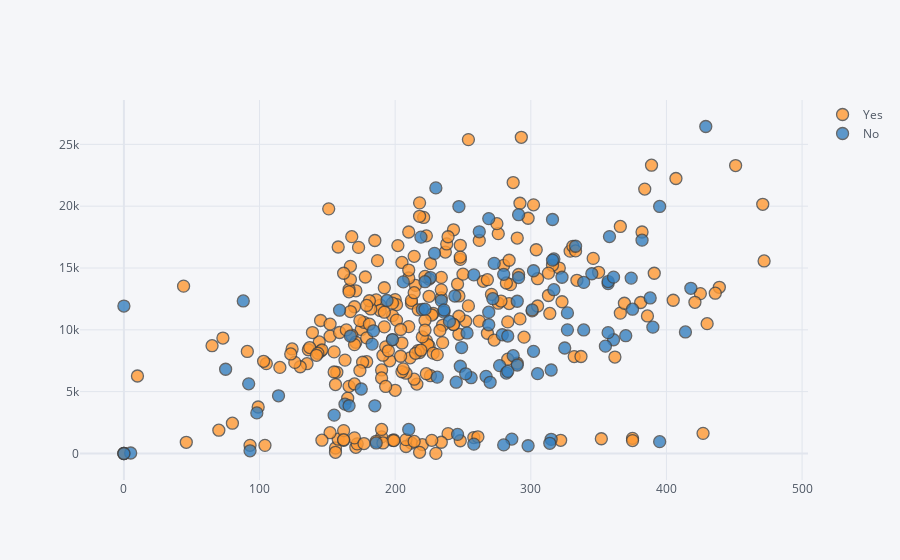
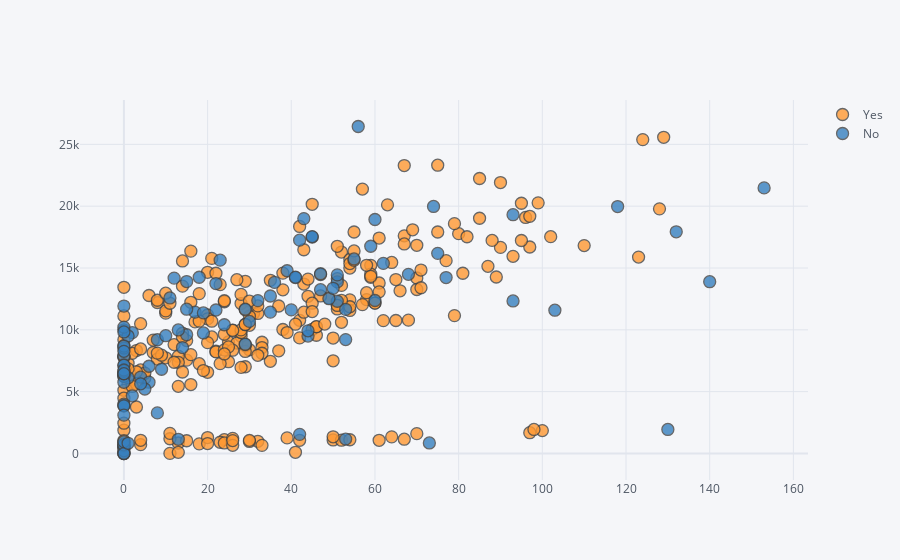
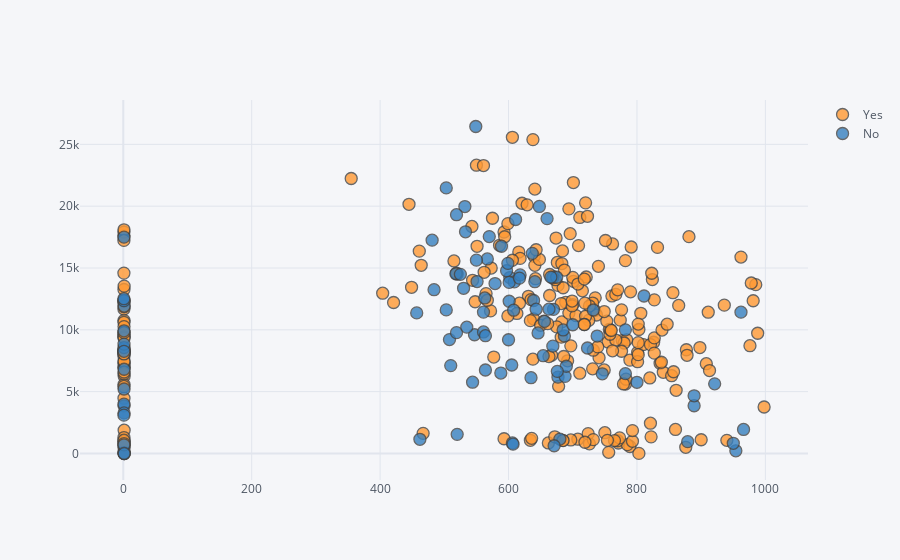

Here is the notebook cell these charts were saved with, in order:
### Code cell
for col in cols:
    fitbit.iplot(kind='scatter', x=col, y='Steps', categories='Work_or_Weekend')

### Figure 1 — Plotly figure (JSON) as saved in the notebook; plotly's stock layout.template omitted (floating-point values rounded to 4 significant figures; data arrays with more than 128 entries replaced by an {"elided": "..."} marker saying what was removed)
{"data": [{"marker": {"color": "rgba(255, 153, 51, 1.0)", "line": {"width": 1.3}, "opacity": 0.8, "size": 12, "symbol": "circle"}, "mode": "markers", "name": "Yes", "textfont": {"color": "#4D5663"}, "type": "scatter", "x": {"elided": "262 int values"}, "y": {"elided": "262 int values"}}, {"marker": {"color": "rgba(55, 128, 191, 1.0)", "line": {"width": 1.3}, "opacity": 0.8, "size": 12, "symbol": "circle"}, "mode": "markers", "name": "No", "textfont": {"color": "#4D5663"}, "type": "scatter", "x": [316, 226, 247, 186, 262, 222, 230, 269, 246, 210, 429, 88, 291, 229, 220, 290, 253, 317, 194, 258, 317, 286, 231, 301, 219, 245, 206, 236, 256, 267, 382, 345, 395, 0, 240, 287, 315, 361, 291, 185, 327, 270, 75, 163, 234, 175, 236, 269, 222, 302, 277, 166, 280, 198, 159, 167, 249, 98, 375, 258, 325, 244, 290, 248, 357, 316, 282, 252, 339, 272, 283, 183, 333, 279, 358, 5, 357, 298, 388, 273, 357, 374, 327, 93, 184, 283, 155, 280, 339, 0, 418, 315, 395, 114, 314, 355, 390, 92, 323, 302, 305, 269, 414, 361, 370], "y": [18925, 14228, 19971, 852, 17928, 13893, 21479, 18995, 1548, 1944, 26444, 12335, 19311, 16186, 11655, 12314, 9747, 15731, 12371, 758, 13247, 1166, 6174, 11614, 17497, 5765, 13877, 11433, 6129, 6238, 17252, 14537, 19977, 11924, 10681, 7907, 1148, 9199, 14226, 3858, 9998, 5757, 6813, 3991, 12364, 5216, 11603, 11429, 11672, 14777, 7107, 3862, 14489, 9212, 11587, 9499, 8568, 3284, 11671, 14444, 8531, 12738, 7157, 7055, 13742, 15636, 6504, 6444, 13837, 12517, 6643, 8846, 16759, 9602, 17541, 39, 9774, 626, 12578, 15373, 13907, 14183, 11371, 219, 9923, 9504, 3103, 696, 9992, 0, 13361, 6754, 957, 4667, 825, 8682, 10216, 5634, 14252, 8262, 6456, 10413, 9831, 14262, 9526]}], "layout": {"autosize": true, "legend": {"bgcolor": "#F5F6F9", "font": {"color": "#4D5663"}}, "paper_bgcolor": "#F5F6F9", "plot_bgcolor": "#F5F6F9", "title": {"font": {"color": "#4D5663"}}, "xaxis": {"autorange": true, "gridcolor": "#E1E5ED", "range": [-28.8, 500.8], "showgrid": true, "tickfont": {"color": "#4D5663"}, "title": {"font": {"color": "#4D5663"}, "text": ""}, "type": "linear", "zerolinecolor": "#E1E5ED"}, "yaxis": {"autorange": true, "gridcolor": "#E1E5ED", "range": [-2436.0, 28880.0], "showgrid": true, "tickfont": {"color": "#4D5663"}, "title": {"font": {"color": "#4D5663"}, "text": ""}, "type": "linear", "zerolinecolor": "#E1E5ED"}}}

### Figure 2 — Plotly figure (JSON) as saved in the notebook; plotly's stock layout.template omitted (floating-point values rounded to 4 significant figures; data arrays with more than 128 entries replaced by an {"elided": "..."} marker saying what was removed)
{"data": [{"marker": {"color": "rgba(255, 153, 51, 1.0)", "line": {"width": 1.3}, "opacity": 0.8, "size": 12, "symbol": "circle"}, "mode": "markers", "name": "Yes", "textfont": {"color": "#4D5663"}, "type": "scatter", "x": {"elided": "262 int values"}, "y": {"elided": "262 int values"}}, {"marker": {"color": "rgba(55, 128, 191, 1.0)", "line": {"width": 1.3}, "opacity": 0.8, "size": 12, "symbol": "circle"}, "mode": "markers", "name": "No", "textfont": {"color": "#4D5663"}, "type": "scatter", "x": [60, 77, 118, 73, 132, 140, 153, 43, 42, 130, 56, 93, 93, 75, 53, 51, 19, 55, 60, 0, 47, 53, 4, 40, 45, 6, 51, 35, 1, 0, 42, 47, 74, 0, 30, 0, 13, 8, 41, 0, 0, 0, 9, 0, 32, 5, 22, 17, 29, 39, 0, 0, 68, 53, 103, 44, 14, 8, 15, 51, 0, 35, 0, 6, 22, 23, 0, 0, 36, 49, 0, 29, 59, 15, 45, 0, 2, 0, 11, 62, 15, 12, 19, 0, 44, 1, 0, 0, 13, 0, 50, 0, 0, 2, 1, 0, 0, 4, 18, 0, 0, 24, 0, 41, 10], "y": [18925, 14228, 19971, 852, 17928, 13893, 21479, 18995, 1548, 1944, 26444, 12335, 19311, 16186, 11655, 12314, 9747, 15731, 12371, 758, 13247, 1166, 6174, 11614, 17497, 5765, 13877, 11433, 6129, 6238, 17252, 14537, 19977, 11924, 10681, 7907, 1148, 9199, 14226, 3858, 9998, 5757, 6813, 3991, 12364, 5216, 11603, 11429, 11672, 14777, 7107, 3862, 14489, 9212, 11587, 9499, 8568, 3284, 11671, 14444, 8531, 12738, 7157, 7055, 13742, 15636, 6504, 6444, 13837, 12517, 6643, 8846, 16759, 9602, 17541, 39, 9774, 626, 12578, 15373, 13907, 14183, 11371, 219, 9923, 9504, 3103, 696, 9992, 0, 13361, 6754, 957, 4667, 825, 8682, 10216, 5634, 14252, 8262, 6456, 10413, 9831, 14262, 9526]}], "layout": {"autosize": true, "legend": {"bgcolor": "#F5F6F9", "font": {"color": "#4D5663"}}, "paper_bgcolor": "#F5F6F9", "plot_bgcolor": "#F5F6F9", "title": {"font": {"color": "#4D5663"}}, "xaxis": {"autorange": true, "gridcolor": "#E1E5ED", "range": [-9.337, 162.3], "showgrid": true, "tickfont": {"color": "#4D5663"}, "title": {"font": {"color": "#4D5663"}, "text": ""}, "type": "linear", "zerolinecolor": "#E1E5ED"}, "yaxis": {"autorange": true, "gridcolor": "#E1E5ED", "range": [-2436.0, 28880.0], "showgrid": true, "tickfont": {"color": "#4D5663"}, "title": {"font": {"color": "#4D5663"}, "text": ""}, "type": "linear", "zerolinecolor": "#E1E5ED"}}}

### Figure 3 — Plotly figure (JSON) as saved in the notebook; plotly's stock layout.template omitted (floating-point values rounded to 4 significant figures; data arrays with more than 128 entries replaced by an {"elided": "..."} marker saying what was removed)
{"data": [{"marker": {"color": "rgba(255, 153, 51, 1.0)", "line": {"width": 1.3}, "opacity": 0.8, "size": 12, "symbol": "circle"}, "mode": "markers", "name": "Yes", "textfont": {"color": "#4D5663"}, "type": "scatter", "x": {"elided": "262 float values"}, "y": {"elided": "262 int values"}}, {"marker": {"color": "rgba(55, 128, 191, 1.0)", "line": {"width": 1.3}, "opacity": 0.8, "size": 12, "symbol": "circle"}, "mode": "markers", "name": "No", "textfont": {"color": "#4D5663"}, "type": "scatter", "x": [611, 602, 532, 606, 533, 641, 503, 660, 520, 966, 549, 1.245, 519, 637, 670, 601, 646, 567, 639, 607, 484, 680, 677, 503, 1.092, 544, 609, 561, 635, 688, 481, 518, 648, 1.421, 656, 654, 462, 600, 669, 1.255, 782, 800, 1.315, 1.136, 1.046, 1.243, 732, 962, 663, 597, 510, 889, 525, 508, 608, 738, 1.174, 1.269, 643, 618, 723, 811, 605, 690, 579, 550, 588, 746, 601, 1.034, 676, 1.167, 589, 547, 570, 1.076, 519, 671, 563, 599, 551, 617, 457, 954, 1.124, 687, 1.042, 1.105, 685, 1.44, 530, 564, 879, 889, 950, 669, 535, 921, 675, 1.089, 782, 700, 561, 666, 564], "y": [18925, 14228, 19971, 852, 17928, 13893, 21479, 18995, 1548, 1944, 26444, 12335, 19311, 16186, 11655, 12314, 9747, 15731, 12371, 758, 13247, 1166, 6174, 11614, 17497, 5765, 13877, 11433, 6129, 6238, 17252, 14537, 19977, 11924, 10681, 7907, 1148, 9199, 14226, 3858, 9998, 5757, 6813, 3991, 12364, 5216, 11603, 11429, 11672, 14777, 7107, 3862, 14489, 9212, 11587, 9499, 8568, 3284, 11671, 14444, 8531, 12738, 7157, 7055, 13742, 15636, 6504, 6444, 13837, 12517, 6643, 8846, 16759, 9602, 17541, 39, 9774, 626, 12578, 15373, 13907, 14183, 11371, 219, 9923, 9504, 3103, 696, 9992, 0, 13361, 6754, 957, 4667, 825, 8682, 10216, 5634, 14252, 8262, 6456, 10413, 9831, 14262, 9526]}], "layout": {"autosize": true, "legend": {"bgcolor": "#F5F6F9", "font": {"color": "#4D5663"}}, "paper_bgcolor": "#F5F6F9", "plot_bgcolor": "#F5F6F9", "title": {"font": {"color": "#4D5663"}}, "xaxis": {"autorange": true, "gridcolor": "#E1E5ED", "range": [-59.84, 1059.0], "showgrid": true, "tickfont": {"color": "#4D5663"}, "title": {"font": {"color": "#4D5663"}, "text": ""}, "type": "linear", "zerolinecolor": "#E1E5ED"}, "yaxis": {"autorange": true, "gridcolor": "#E1E5ED", "range": [-2436.0, 28880.0], "showgrid": true, "tickfont": {"color": "#4D5663"}, "title": {"font": {"color": "#4D5663"}, "text": ""}, "type": "linear", "zerolinecolor": "#E1E5ED"}}}
